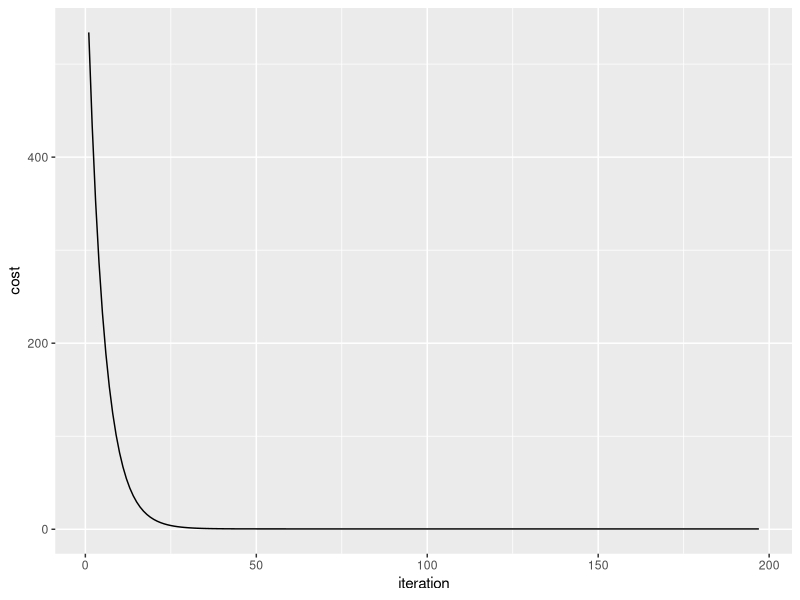

R code for this plot:
# Gradient Decent Implimentation for Multivariate Regression
library(tidyverse)


# Generating Test Data ----------------------------------------------------
test<-data_frame(x = rnorm(1000),
                 )%>%
  mutate(y1 = 20+x*15+rnorm(1000,0,.8),
         y2 = 15+20*x+rnorm(1000, 0, .2))

# Gradient Decent Function -----------------------------------------------
### Arguments ###
## formula: a formula expression of the model of interest
## data: a dataframe containg predictor and outcome
## y x: optional arguments defining outcomes and predictors if a formula is not supplied
## a: learning parameter
## center: should the predictors be centered?
## epsilon: the convergence criterea
## max_iter: maximum iterations
grad_reg<-function(formula=NULL, data, y=NULL, x=NULL, a = 1, center = TRUE, epsilon = 1e-20, max_iter = 1000){

  
  # Designing Model Matricies
  if(!is.null(y) & !is.null(x)){
    x<-as.matrix(cbind(1, x))
    colnames(x)[1]<-"(Intercept)"
    y<-as.matrix(y)
  } else if(!is.null(formula) & !is.null(data)){
    x<-model.matrix(formula, data)
    y<-as.matrix(model.frame(formula, data)[,!all.vars(formula)   %in% all.vars(formula[[3]])])
  }else{
    stop("Please provide either a formula and data or x and y.")
  }
  
  if(center){
    x<-x-c(0,apply(x[,2:ncol(x), drop = FALSE],2,mean))
  }
  
  # initializing values
  # Regression Weights
  theta <- matrix(runif(ncol(x)*ncol(y), min = min(x), max = max(x)),nrow = ncol(x), ncol = ncol(y))
  # Number of observations
  n<-nrow(x)
  
  # Number of Iterations
  iter = 1
  
  # Initial Cost function value
  j_theta<- 1/(2*n)*sum((y-x%*%theta)^2)
  
  # List storing iterative parameters
  param<-list()

  #initializing difference
  dif<-j_theta
  
  # vector storing iterative cost
  cost<-data.frame(iteration = iter,
                  cost = j_theta,
                  dif = dif)
  
   while(dif>epsilon && iter<max_iter){
     # Partial derivatives of theta_j
     dir<-t(t((x%*%theta-y))%*%x)
     
     # Updated theta
     theta<-theta-a*(1/n)*dir
     
     # New Cost
     j_theta.new<-1/(2*n)*sum((y-x%*%theta)^2)
     
     # Difference in j_theta between iter-1 and iter
     dif<-j_theta-j_theta.new
     

     # Storing iterations 
     param[[iter]]<-theta
     
     # Overwriting j_theta
     j_theta<-j_theta.new
     
     # Increasing Iter
     iter<-iter+1
     
     cost[iter,1]<-iter
     cost[iter,2]<-j_theta
     cost[iter,3]<-dif
     
   }
   
   return(list(iteration_log = cost,
               paramters = theta))

}


# Calling functions and comparing results to lm() -----------------------------


res<-grad_reg(y = test[,c('y1',"y2")], x = test[,"x"], a = .1)

res

lm(cbind(y1,y2)~x, data = test)


# Plotting Cost Function --------------------------------------------------

ggplot(res$iter, aes(x = iteration, y = cost))+
  geom_line()
